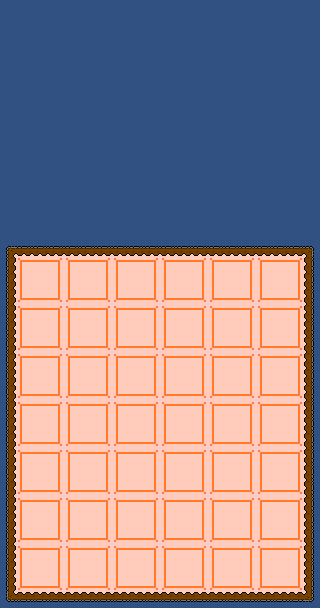

This is a level from a 2D game, rendered from its Tiled map with the project's own tilesets. A one-line summary and the complete map file follow:
An orthogonal 20x38 tile map with 16x16 px tiles, 1 tile layer (background) and 7 objects (6x spawn, collision).

<map version="1.10" tiledversion="1.10.2" orientation="orthogonal" renderorder="right-down" width="20" height="38" tilewidth="16" tileheight="16" infinite="0" nextlayerid="4" nextobjectid="12">
 <tileset firstgid="1" source="tiles.tsx" />
 <layer id="1" name="background" width="20" height="38">
  <data encoding="csv">
9,9,9,9,9,9,9,9,9,9,9,9,9,9,9,9,9,9,9,9,
9,9,9,9,9,9,9,9,9,9,9,9,9,9,9,9,9,9,9,9,
9,9,9,9,9,9,9,9,9,9,9,9,9,9,9,9,9,9,9,9,
9,9,9,9,9,9,9,9,9,9,9,9,9,9,9,9,9,9,9,9,
9,9,9,9,9,9,9,9,9,9,9,9,9,9,9,9,9,9,9,9,
9,9,9,9,9,9,9,9,9,9,9,9,9,9,9,9,9,9,9,9,
9,9,9,9,9,9,9,9,9,9,9,9,9,9,9,9,9,9,9,9,
9,9,9,9,9,9,9,9,9,9,9,9,9,9,9,9,9,9,9,9,
9,9,9,9,9,9,9,9,9,9,9,9,9,9,9,9,9,9,9,9,
9,9,9,9,9,9,9,9,9,9,9,9,9,9,9,9,9,9,9,9,
9,9,9,9,9,9,9,9,9,9,9,9,9,9,9,9,9,9,9,9,
9,9,9,9,9,9,9,9,9,9,9,9,9,9,9,9,9,9,9,9,
9,9,9,9,9,9,9,9,9,9,9,9,9,9,9,9,9,9,9,9,
9,9,9,9,9,9,9,9,9,9,9,9,9,9,9,9,9,9,9,9,
9,9,9,9,9,9,9,9,9,9,9,9,9,9,9,9,9,9,9,9,
3,6,6,6,6,6,6,6,6,6,6,6,6,6,6,6,6,6,6,4,
1,15,13,16,15,13,16,15,13,16,15,13,16,15,13,16,15,13,16,2,
1,14,10,18,14,10,18,14,10,18,14,10,18,14,10,18,14,10,18,2,
1,19,17,20,19,17,20,19,17,20,19,17,20,19,17,20,19,17,20,2,
1,15,13,16,15,13,16,15,13,16,15,13,16,15,13,16,15,13,16,2,
1,14,10,18,14,10,18,14,10,18,14,10,18,14,10,18,14,10,18,2,
1,19,17,20,19,17,20,19,17,20,19,17,20,19,17,20,19,17,20,2,
1,15,13,16,15,13,16,15,13,16,15,13,16,15,13,16,15,13,16,2,
1,14,10,18,14,10,18,14,10,18,14,10,18,14,10,18,14,10,18,2,
1,19,17,20,19,17,20,19,17,20,19,17,20,19,17,20,19,17,20,2,
1,15,13,16,15,13,16,15,13,16,15,13,16,15,13,16,15,13,16,2,
1,14,10,18,14,10,18,14,10,18,14,10,18,14,10,18,14,10,18,2,
1,19,17,20,19,17,20,19,17,20,19,17,20,19,17,20,19,17,20,2,
1,15,13,16,15,13,16,15,13,16,15,13,16,15,13,16,15,13,16,2,
1,14,10,18,14,10,18,14,10,18,14,10,18,14,10,18,14,10,18,2,
1,19,17,20,19,17,20,19,17,20,19,17,20,19,17,20,19,17,20,2,
1,15,13,16,15,13,16,15,13,16,15,13,16,15,13,16,15,13,16,2,
1,14,10,18,14,10,18,14,10,18,14,10,18,14,10,18,14,10,18,2,
1,19,17,20,19,17,20,19,17,20,19,17,20,19,17,20,19,17,20,2,
1,15,13,16,15,13,16,15,13,16,15,13,16,15,13,16,15,13,16,2,
1,14,10,18,14,10,18,14,10,18,14,10,18,14,10,18,14,10,18,2,
1,19,17,20,19,17,20,19,17,20,19,17,20,19,17,20,19,17,20,2,
7,5,5,5,5,5,5,5,5,5,5,5,5,5,5,5,5,5,5,8
</data>
 </layer>
 <objectgroup id="2" name="Collisions">
  <object id="4" type="collision" x="0" y="592" width="320" height="16" />
 </objectgroup>
 <objectgroup id="3" name="SpawnPoints">
  <object id="6" name="0" type="spawn" x="16" y="192" width="48" height="48" />
  <object id="7" name="1" type="spawn" x="64" y="192" width="48" height="48" />
  <object id="8" name="2" type="spawn" x="112" y="192.005" width="48" height="48" />
  <object id="9" name="3" type="spawn" x="160" y="192" width="48" height="48" />
  <object id="10" name="4" type="spawn" x="208" y="192" width="48" height="48" />
  <object id="11" name="5" type="spawn" x="256" y="192" width="48" height="48" />
 </objectgroup>
</map>